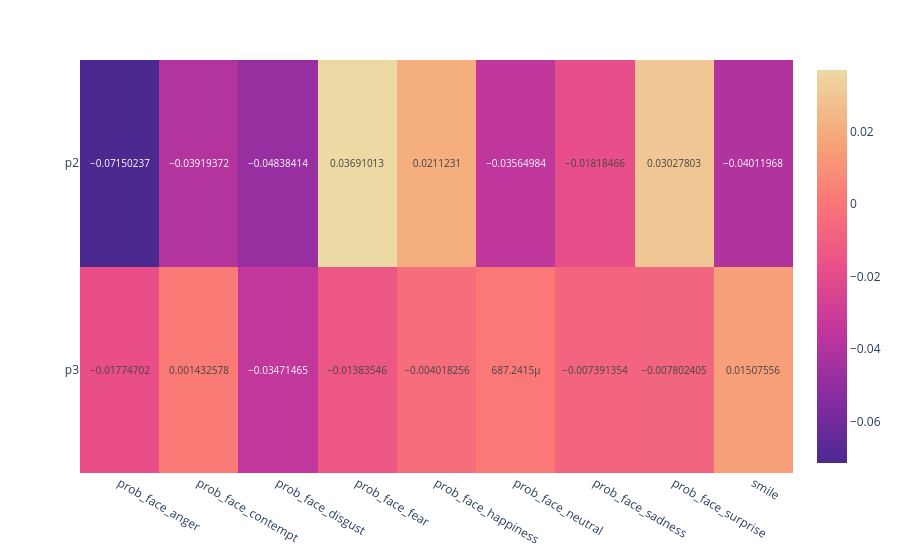

Write notebook code for a chart like this one.
### Code cell
fig_corr

### Figure 1 — Plotly figure (JSON) as saved in the notebook; plotly's stock layout.template omitted (floating-point values rounded to 4 significant figures)
{"data": [{"coloraxis": "coloraxis", "hovertemplate": "x: %{x}<br>y: %{y}<br>color: %{z}<extra></extra>", "name": "0", "texttemplate": "%{z}", "type": "heatmap", "x": ["prob_face_anger", "prob_face_contempt", "prob_face_disgust", "prob_face_fear", "prob_face_happiness", "prob_face_neutral", "prob_face_sadness", "prob_face_surprise", "smile"], "xaxis": "x", "y": ["p2", "p3"], "yaxis": "y", "z": [[-0.0715, -0.03919, -0.04838, 0.03691, 0.02112, -0.03565, -0.01818, 0.03028, -0.04012], [-0.01775, 0.001433, -0.03471, -0.01384, -0.004018, 0.0006872, -0.007391, -0.007802, 0.01508]]}], "layout": {"coloraxis": {"colorscale": [[0, "rgb(75, 41, 145)"], [0.1667, "rgb(135, 44, 162)"], [0.3333, "rgb(192, 54, 157)"], [0.5, "rgb(234, 79, 136)"], [0.6667, "rgb(250, 120, 118)"], [0.8333, "rgb(246, 169, 122)"], [1, "rgb(237, 217, 163)"]]}, "margin": {"t": 60}, "xaxis": {"anchor": "y", "domain": [0, 1]}, "yaxis": {"anchor": "x", "autorange": "reversed", "domain": [0, 1]}}}
